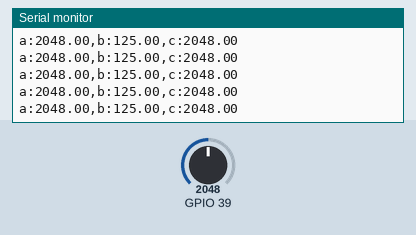
Simulated run of this sketch. Board: ESP32. On the bench: the last lines printed to the serial monitor. The test bench sets the inputs (shaded band); at power-on: GPIO 39 = 2048. No radio packets arrive unless stated.

Above: at 1.2 s.
1.3 s: GPIO 39 set to 2866
At 1.31 s:
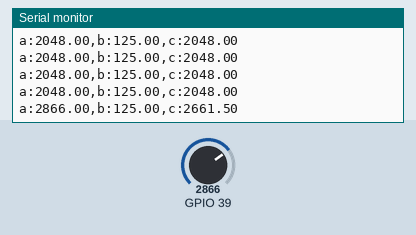
2.8 s: GPIO 39 set to 3603
At 2.82 s:
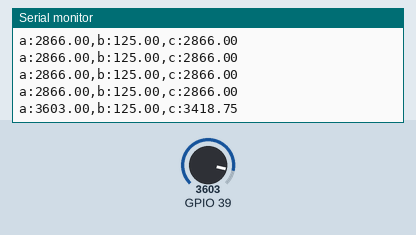
Timing chart, 0 to 5.8 s (numbered marks = the images above; inputs shaded):
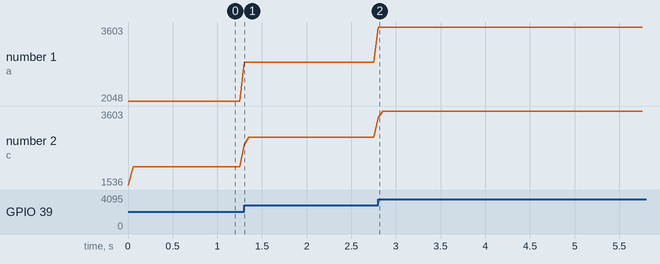

The sketch:

transmitter_esp32.ino
```cpp
#include <SPI.h>
#include <nRF24L01.h>
#include <RF24.h>

RF24 radio(5,4); // CE, CSN

const byte address[6] = "00001";

// Max size of this struct is 32 bytes - NRF24L01 buffer limit
struct Data_Package {
  float j0_x = 0;
  float j0_y = 125;
};

float j_prev=0;
float thru_put = 0.75;

Data_Package data; // Create a variable with the above structure

void setup() {
  radio.begin();
  Serial.begin(115200);

  pinMode(39,INPUT);
  radio.openWritingPipe(address);
  radio.setPALevel(RF24_PA_MIN);
  radio.stopListening();
}

void loop() {
  // Send the whole data from the structure to the receiver
  float j_curr = analogRead(39);

  if(abs(j_curr-j_prev)< 8)
    j_curr = j_prev;
  Serial.print("a:");
  Serial.print(j_curr);
  Serial.print(",b:");
  Serial.print(data.j0_y);


  data.j0_x = j_prev*(1-thru_put) + j_curr*thru_put;
  j_prev = j_curr;

  Serial.print(",c:");
  Serial.println(data.j0_x);

  radio.write(&data, sizeof(Data_Package));
  delay(50);

}
```

Measured:
- after the input at 1.3 s, the serial monitor: prints a new line at once (image 1)
- after the input at 2.8 s, the serial monitor: prints a new line at once (image 2)
- plotted number 1: 2048 → 2866 after the input at 1.3 s, 2866 → 3603 after the input at 2.8 s
- plotted number 2: 2048 → 2866 after the input at 1.3 s, 2866 → 3603 after the input at 2.8 s
